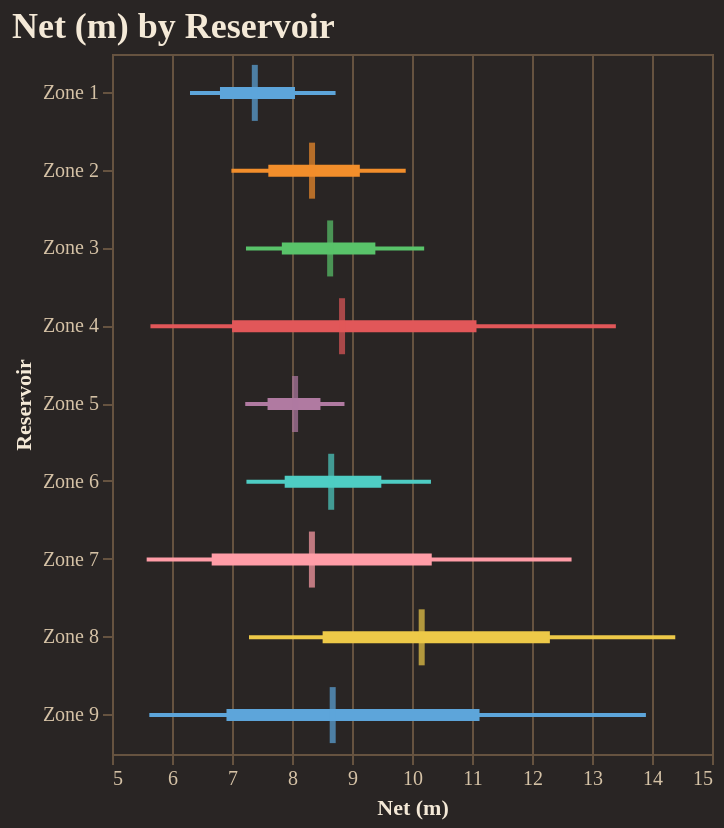

Notebook cell for this chart:
### Code cell
fig = reporter.plotter.forest_plot(
    "Net (m)", 
    backend=PLOTTING_BACKEND
)
fig.show()

### Figure 1 — Vega-Lite specification as saved in the notebook (floating-point values rounded to 4 significant figures)
{"config": {"background": "#292524", "view": {"fill": "#292524", "stroke": "#665340"}, "title": {"color": "#f4e9d7", "font": "Merriweather", "fontSize": 18, "fontWeight": 600, "subtitleColor": "#d5c2a6", "anchor": "start"}, "axis": {"domainColor": "#665340", "gridColor": "#665340", "tickColor": "#665340", "labelColor": "#d5c2a6", "titleColor": "#f4e9d7", "labelFont": "Merriweather", "titleFont": "Merriweather"}, "legend": {"titleColor": "#f4e9d7", "labelColor": "#d5c2a6", "labelFont": "Merriweather", "titleFont": "Merriweather", "orient": "top-right", "symbolType": "circle"}, "header": {"labelColor": "#d5c2a6", "titleColor": "#f4e9d7", "labelFont": "Merriweather", "titleFont": "Merriweather"}, "mark": {"color": "#c78d3b"}, "line": {"color": "#c78d3b"}, "bar": {"color": "#c78d3b"}, "point": {"color": "#ddb06d"}, "area": {"color": "#c78d3b", "opacity": 0.35}, "text": {"color": "#f4e9d7", "font": "Merriweather"}, "range": {"category": ["#5DA5DA", "#F28E2B", "#59C36A", "#E15759", "#B07AA1", "#4ECDC4", "#FF9DA7", "#EDC948"]}}, "layer": [{"mark": {"type": "rule", "strokeWidth": 2}, "encoding": {"color": {"field": "group", "legend": null, "type": "nominal"}, "x": {"field": "p10", "scale": {"zero": false}, "title": "Net (m)", "type": "quantitative"}, "x2": {"field": "p90"}, "y": {"field": "group", "sort": ["Zone 1", "Zone 2", "Zone 3", "Zone 4", "Zone 5", "Zone 6", "Zone 7", "Zone 8", "Zone 9"], "title": "Reservoir", "type": "nominal"}}}, {"mark": {"type": "rule", "strokeWidth": 6}, "encoding": {"color": {"field": "group", "legend": null, "type": "nominal"}, "x": {"field": "p25", "scale": {"zero": false}, "title": "Net (m)", "type": "quantitative"}, "x2": {"field": "p75"}, "y": {"field": "group", "sort": ["Zone 1", "Zone 2", "Zone 3", "Zone 4", "Zone 5", "Zone 6", "Zone 7", "Zone 8", "Zone 9"], "title": "Reservoir", "type": "nominal"}}}, {"mark": {"type": "tick", "color": "black", "size": 28, "thickness": 3}, "encoding": {"color": {"field": "group", "legend": null, "type": "nominal"}, "tooltip": [{"field": "group", "title": "Group", "type": "nominal"}, {"field": "p10", "title": "P10", "type": "quantitative"}, {"field": "p25", "title": "P25", "type": "quantitative"}, {"field": "median", "title": "Median", "type": "quantitative"}, {"field": "p75", "title": "P75", "type": "quantitative"}, {"field": "p90", "title": "P90", "type": "quantitative"}], "x": {"field": "median", "scale": {"zero": false}, "title": "Net (m)", "type": "quantitative"}, "y": {"field": "group", "sort": ["Zone 1", "Zone 2", "Zone 3", "Zone 4", "Zone 5", "Zone 6", "Zone 7", "Zone 8", "Zone 9"], "title": "Reservoir", "type": "nominal"}}}], "data": {"name": "data-e900e3f3a111971adf4d66c02afb1492"}, "height": 350, "title": "Net (m) by Reservoir", "width": "container", "$schema": "https://vega.github.io/schema/vega-lite/v5.20.1.json", "datasets": {"data-e900e3f3a111971adf4d66c02afb1492": [{"group": "Zone 1", "p10": 6.3, "p25": 6.8, "median": 7.38, "p75": 8.05, "p90": 8.726}, {"group": "Zone 2", "p10": 6.99, "p25": 7.605, "median": 8.334, "p75": 9.13, "p90": 9.895}, {"group": "Zone 3", "p10": 7.233, "p25": 7.83, "median": 8.636, "p75": 9.389, "p90": 10.2}, {"group": "Zone 4", "p10": 5.641, "p25": 7.001, "median": 8.834, "p75": 11.07, "p90": 13.4}, {"group": "Zone 5", "p10": 7.221, "p25": 7.593, "median": 8.051, "p75": 8.474, "p90": 8.875}, {"group": "Zone 6", "p10": 7.241, "p25": 7.878, "median": 8.653, "p75": 9.489, "p90": 10.32}, {"group": "Zone 7", "p10": 5.578, "p25": 6.662, "median": 8.332, "p75": 10.33, "p90": 12.66}, {"group": "Zone 8", "p10": 7.283, "p25": 8.51, "median": 10.16, "p75": 12.3, "p90": 14.39}, {"group": "Zone 9", "p10": 5.622, "p25": 6.908, "median": 8.678, "p75": 11.13, "p90": 13.9}]}}
